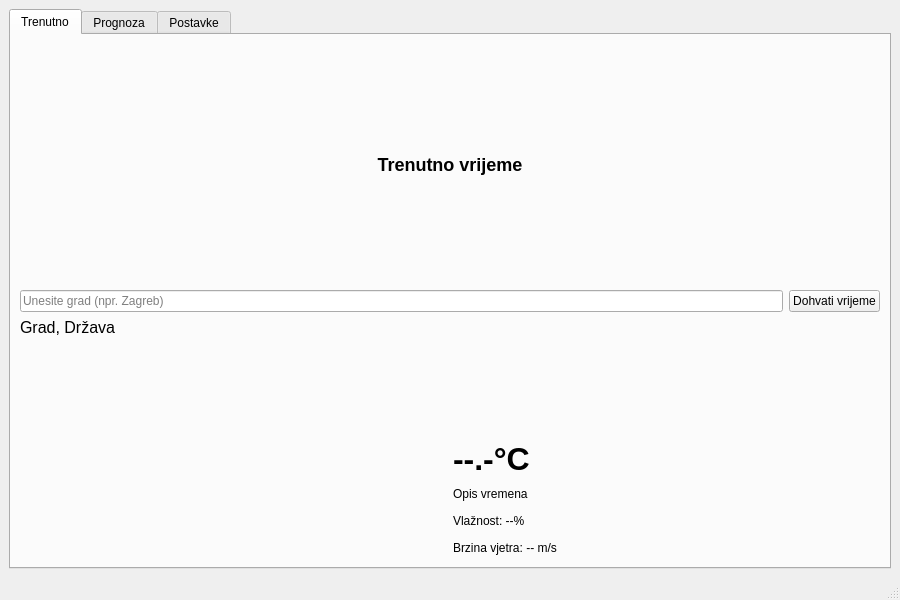
<?xml version="1.0" encoding="UTF-8"?>
<ui version="4.0">
 <class>MainWindow</class>
 <widget class="QMainWindow" name="MainWindow">
  <property name="geometry">
   <rect>
    <x>0</x>
    <y>0</y>
    <width>900</width>
    <height>600</height>
   </rect>
  </property>
  <property name="windowTitle">
   <string>Vrijeme App</string>
  </property>
  <widget class="QWidget" name="centralwidget">
   <layout class="QVBoxLayout" name="verticalLayout_central">
    <item>
     <widget class="QTabWidget" name="main_tabs">
      <property name="currentIndex">
       <number>0</number>
      </property>
      <widget class="QWidget" name="tab_trenutno">
       <attribute name="title">
        <string>Trenutno</string>
       </attribute>
       <layout class="QVBoxLayout" name="verticalLayout_trenutno">
        <item>
         <widget class="QLabel" name="label_title_current">
          <property name="text">
           <string>Trenutno vrijeme</string>
          </property>
          <property name="alignment">
           <set>Qt::AlignCenter</set>
          </property>
          <property name="styleSheet">
           <string notr="true">font-weight: 600; font-size: 18px;</string>
          </property>
         </widget>
        </item>
        <item>
         <layout class="QHBoxLayout" name="hLayout_city_input">
          <item>
           <widget class="QLineEdit" name="city_input">
            <property name="placeholderText">
             <string>Unesite grad (npr. Zagreb)</string>
            </property>
           </widget>
          </item>
          <item>
           <widget class="QPushButton" name="fetch_button">
            <property name="text">
             <string>Dohvati vrijeme</string>
            </property>
           </widget>
          </item>
         </layout>
        </item>
        <item>
         <layout class="QGridLayout" name="grid_current">
          <item row="0" column="0" colspan="2">
           <widget class="QLabel" name="city_label">
            <property name="text">
             <string>Grad, Država</string>
            </property>
            <property name="alignment">
             <set>Qt::AlignLeft</set>
            </property>
            <property name="styleSheet">
             <string notr="true">font-size: 16px;</string>
            </property>
           </widget>
          </item>
          <item row="1" column="0">
           <widget class="QLabel" name="icon_label">
            <property name="minimumSize">
             <size>
              <width>100</width>
              <height>100</height>
             </size>
            </property>
            <property name="frameShape">
             <enum>QFrame::NoFrame</enum>
            </property>
            <property name="text">
             <string/>
            </property>
            <property name="alignment">
             <set>Qt::AlignCenter</set>
            </property>
            <property name="styleSheet">
             <string notr="true">background: transparent;</string>
            </property>
           </widget>
          </item>
          <item row="1" column="1">
           <layout class="QVBoxLayout" name="vLayout_stats">
            <item>
             <widget class="QLabel" name="temp_label">
              <property name="text">
               <string>--.-°C</string>
              </property>
              <property name="styleSheet">
               <string notr="true">font-size: 32px; font-weight: 600;</string>
              </property>
             </widget>
            </item>
            <item>
             <widget class="QLabel" name="desc_label">
              <property name="text">
               <string>Opis vremena</string>
              </property>
             </widget>
            </item>
            <item>
             <widget class="QLabel" name="humidity_label">
              <property name="text">
               <string>Vlažnost: --%</string>
              </property>
             </widget>
            </item>
            <item>
             <widget class="QLabel" name="wind_label">
              <property name="text">
               <string>Brzina vjetra: -- m/s</string>
              </property>
             </widget>
            </item>
           </layout>
          </item>
         </layout>
        </item>
       </layout>
      </widget>
      <widget class="QWidget" name="tab_prognoza">
       <attribute name="title">
        <string>Prognoza</string>
       </attribute>
       <layout class="QVBoxLayout" name="verticalLayout_prognoza">
        <item>
         <widget class="QTableWidget" name="forecast_table">
          <property name="columnCount">
           <number>3</number>
          </property>
          <property name="rowCount">
           <number>0</number>
          </property>
          <column>
           <property name="text">
            <string>Vrijeme</string>
           </property>
          </column>
          <column>
           <property name="text">
            <string>Temperatura</string>
           </property>
          </column>
          <column>
           <property name="text">
            <string>Opis</string>
           </property>
          </column>
         </widget>
        </item>
        <item>
         <widget class="QLabel" name="graph_label">
          <property name="minimumSize">
           <size>
            <width>300</width>
            <height>180</height>
           </size>
          </property>
          <property name="frameShape">
           <enum>QFrame::StyledPanel</enum>
          </property>
          <property name="alignment">
           <set>Qt::AlignCenter</set>
          </property>
          <property name="text">
           <string>Graf promjene temperature</string>
          </property>
         </widget>
        </item>
       </layout>
      </widget>
      <widget class="QWidget" name="tab_postavke">
       <attribute name="title">
        <string>Postavke</string>
       </attribute>
       <layout class="QVBoxLayout" name="verticalLayout_postavke">
        <item>
         <layout class="QFormLayout" name="formLayout_settings">
          <item row="0" column="0">
           <widget class="QLabel" name="label_api_text">
            <property name="text">
             <string>OpenWeather API ključ:</string>
            </property>
           </widget>
          </item>
          <item row="0" column="1">
           <widget class="QLineEdit" name="api_key_input">
            <property name="placeholderText">
             <string>Unesite API ključ</string>
            </property>
           </widget>
          </item>
          <item row="1" column="0">
           <widget class="QLabel" name="label_units_text">
            <property name="text">
             <string>Jedinice:</string>
            </property>
           </widget>
          </item>
          <item row="1" column="1">
           <widget class="QComboBox" name="units_combo">
            <item>
             <property name="text">
              <string>Celzijus</string>
             </property>
            </item>
            <item>
             <property name="text">
              <string>Fahrenheit</string>
             </property>
            </item>
           </widget>
          </item>
         </layout>
        </item>
        <item>
         <widget class="QPushButton" name="save_settings_button">
          <property name="text">
           <string>Spremi postavke</string>
          </property>
         </widget>
        </item>
        <item>
         <spacer name="verticalSpacer_postavke">
          <property name="orientation">
           <enum>Qt::Vertical</enum>
          </property>
          <property name="sizeHint" stdset="0">
           <size>
            <width>20</width>
            <height>40</height>
           </size>
          </property>
         </spacer>
        </item>
       </layout>
      </widget>
     </widget>
    </item>
   </layout>
  </widget>
  <widget class="QStatusBar" name="statusbar"/>
 </widget>
 <resources/>
 <connections/>
</ui>
